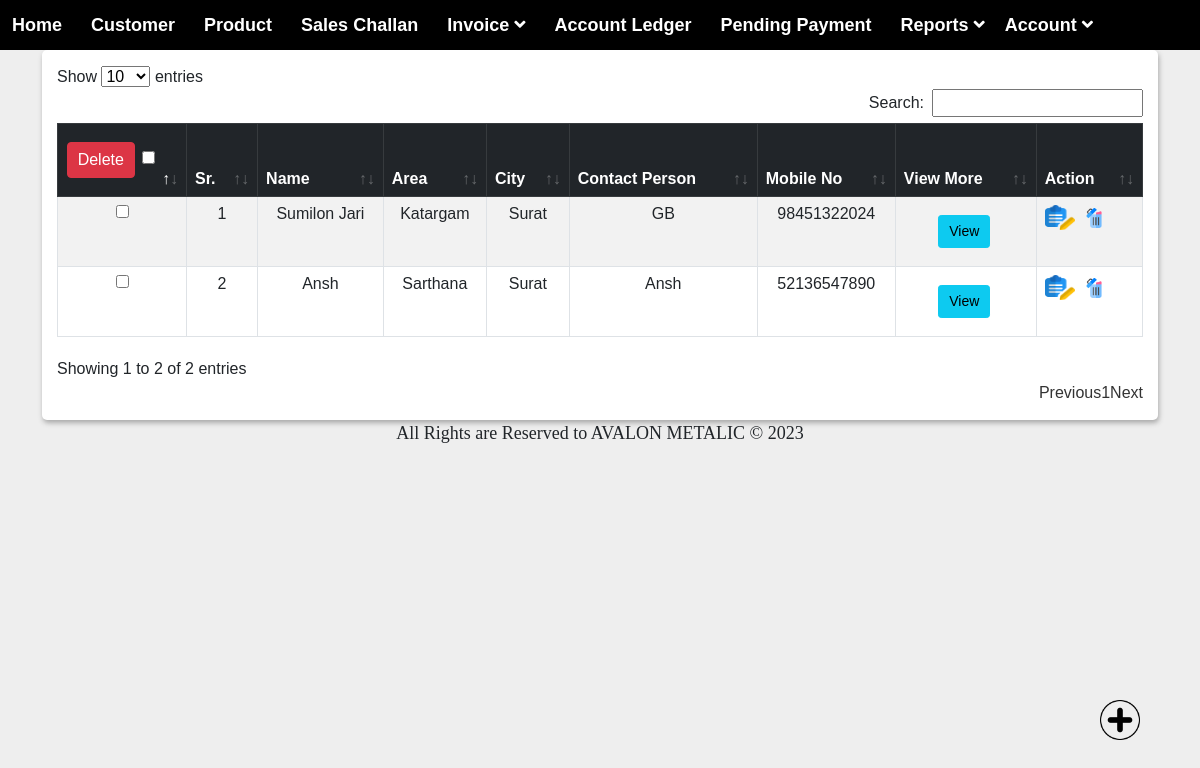
The app's page /customer/view_cust.php with its own data.
### tables this page shows
CREATE TABLE `party` (
  `id` int(50) NOT NULL,
  `name` varchar(100) NOT NULL,
  `alias` varchar(100) NOT NULL,
  `city` varchar(100) NOT NULL,
  `area` varchar(100) NOT NULL,
  `state` varchar(100) NOT NULL,
  `pan_no` varchar(100) NOT NULL,
  `adhar_no` varchar(100) NOT NULL,
  `gstin` varchar(100) NOT NULL,
  `con_per_name` varchar(100) NOT NULL,
  `address` varchar(500) NOT NULL,
  `pin` varchar(100) NOT NULL,
  `mo_no` varchar(100) NOT NULL,
  `phone_no` varchar(100) NOT NULL,
  `fax` varchar(100) NOT NULL,
  `email` varchar(100) NOT NULL,
  `website` varchar(100) NOT NULL
);

### customer/view_cust.php (the view, shortened to what this page needs)
<?php
include('../inc/connection.php');
include('../inc/menu.php');
?>
<!DOCTYPE html>
<html lang="en">
<head>
    <link rel="stylesheet" href="../assets/css/bootstrap.min.css">
    <link rel="stylesheet" href="../assets/css/datatables.min.css">
    <link rel="stylesheet" href="../assets/css/style.css">
    <link rel="stylesheet" href="../assets/buttons.dataTables.min.css">
</head>
<body>
    <div class="container ">
        <a href="add_cust.php">
            <img src="../IMG/add.png" height="40px" width="40px" alt="" class="img1">
        </a>
        <div class="data_table">
            <form method="post">
                <table id="example" class="table table-striped table-bordered">
                    <thead class="table-dark">
                        <tr>
                            <th style="width: 90px; text-align:center;">
                                <button type="submit" name="prod_delete_multiple_btn" class="btn btn-danger">Delete</button>
                                <input type="checkbox" id="chkAll">
                            </th>
                            <th>Sr.</th>
                            <th>Name</th>
                            <th>Area</th>
                            <th>City</th>
                            <th>Contact Person</th>
                            <th>Mobile No</th>
                            <th>View More</th>
                            <th>Action</th>
                        </tr>
                    </thead>
                    <tbody>
                        <?php
                        $cnt = 1;
                        $query = "SELECT * FROM party";
                        $res = mysqli_query($con, $query);
                        if (mysqli_num_rows($res) > 0) {
                            foreach ($res as $row) {
                        ?>
                                <tr>
                                    <td style="width: 10px; text-align:center;">
                                        <input type="checkbox" name="product_delete_id[]" value="<?= $row['id']; ?>" class="tblChk">
                                    </td>
                                    <td style="text-align: center;" class="see"><?= $cnt; ?></td>
                                    <td style="text-align: center;"><?= $row['name']; ?></td>
                                    <td style="text-align: center;"><?= $row['area']; ?></td>
                                    <td style="text-align: center;"><?= $row['city']; ?></td>
                                    <td style="text-align: center;"><?= $row['con_per_name']; ?></td>
                                    <td style="text-align: center;"><?= $row['mo_no']; ?></td>
                                    <td style="text-align: center;"> <button type="button" class="btn btn-info btn-sm" data-toggle="modal" data-target="#myModal<?php echo $row['id'] ?>">View</button>
                                    </td>
                                    <td>
                                        <a href="updt_cust.php?id=<?php echo $row['id']; ?>"><img src="../IMG/edit.png" height="25px" width="30PX"></a>&nbsp;
                                        <a href="del_cust.php?id=<?php echo $row['id']; ?>" onclick="return confirm('Are You Sure??');"><img src="../IMG/delete.png" height="20px" width="20px"></a>&nbsp;
                                    </td>
                                </tr>
                                <div id="myModal<?php echo $row['id'] ?>" class="modal fade bd-example-modal-lg" role="dialog">
                                    <div class="modal-dialog modal-lg">
                                        <div class="modal-content">
                                            <div class="modal-body">
                                            <?php
                                            $cnt++;
                                        }
                                    } else {
                                            ?>
                                            <tr>
                                                <td colspan="5">No Record Found</td>
                                            </tr>
                                        <?php
                                    }
                                        ?>
                    </tbody>
                </table>
            </form>
        </div>
    </div>
</body>
</html>
<?php
include('../inc/footer.php');
?>

### assets/css/style.css (style rules this page uses)
* { margin: 0; padding: 0; outline: 0; }
html { scroll-behavior: smooth; }
body { background: #eee; font-family: 'Raleway', sans-serif; font-family: 'Roboto', sans-serif; font-family: 'Poppins', sans-serif; font-family: 'Rubik', sans-serif; padding: 0s; }
h1, h2, h3, h4, h5, h6, p, a, ol, ul, li, img, span, input, form, label, .btn, .navbar, .navbar-brand { margin: 0; padding: 0; }
a, a:hover { text-decoration: none; color: #333; -webkit-transition: 0.2s; transition: 0.2s; }
.data_table { background: #fff; padding: 15px; box-shadow: 1px 3px 5px #aaa; border-radius: 5px; }
.data_table .btn { padding: 5px 10px; margin: 10px 3px 10px 0; }

### inc/menu.php (style rules this page uses)
* { margin: 0; padding: 0; box-sizing: border-box; }
body { font-family: -apple-system, BlinkMacSystemFont, 'Segoe UI', Roboto, Oxygen, Ubuntu, Cantarell, 'Open Sans', 'Helvetica Neue', sans-serif; background-image: url(background-img.jpg); background-size: cover; background-attachment: fixed; }

### customer/view_cust.php (style rules this page uses)
.img1 { position: fixed; bottom: 60px; right: 60px; }

### records on screen
party: name "Sumilon Jari", area "Katargam", city "Surat", con_per_name "GB", mo_no "98451322024"
party: name "Ansh", area "Sarthana", city "Surat", con_per_name "Ansh", mo_no "52136547890"
